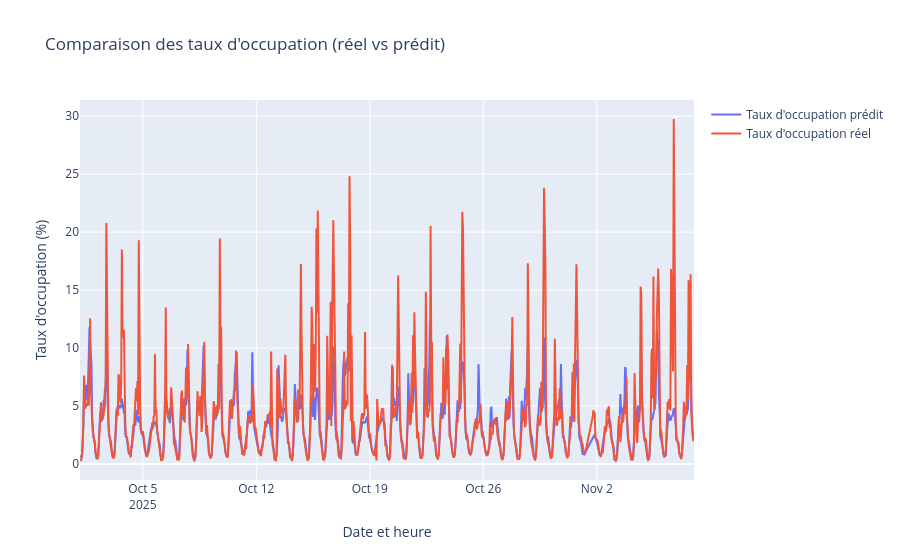

Here is the notebook cell this chart was saved with:
### Code cell
time_index_occ = df_final.loc[X_test_occ.index, 'Date et heure de comptage']

fig = go.Figure()
fig.add_trace(go.Scatter(
    x=time_index_occ,
    y=y_pred_occ,
    mode='lines',
    name="Taux d'occupation prédit"
))
fig.add_trace(go.Scatter(
    x=time_index_occ,
    y=y_test_occ,
    mode='lines',
    name= "Taux d'occupation réel"
))

fig.update_layout(
    title="Comparaison des taux d'occupation (réel vs prédit)",
    xaxis_title="Date et heure",
    yaxis_title="Taux d'occupation (%)",
    hovermode='x unified'
)

fig.show()

### Figure 1 — Plotly figure (JSON) as saved in the notebook; plotly's stock layout.template omitted (floating-point values rounded to 4 significant figures; data arrays with more than 128 entries replaced by an {"elided": "..."} marker saying what was removed)
{"data": [{"mode": "lines", "name": "Taux d'occupation prédit", "type": "scatter", "x": {"elided": "900 str values"}, "y": {"elided": "900 float values"}}, {"mode": "lines", "name": "Taux d'occupation réel", "type": "scatter", "x": {"elided": "900 str values"}, "y": {"elided": "900 float values"}}], "layout": {"hovermode": "x unified", "title": {"text": "Comparaison des taux d'occupation (réel vs prédit)"}, "xaxis": {"title": {"text": "Date et heure"}}, "yaxis": {"title": {"text": "Taux d'occupation (%)"}}}}
